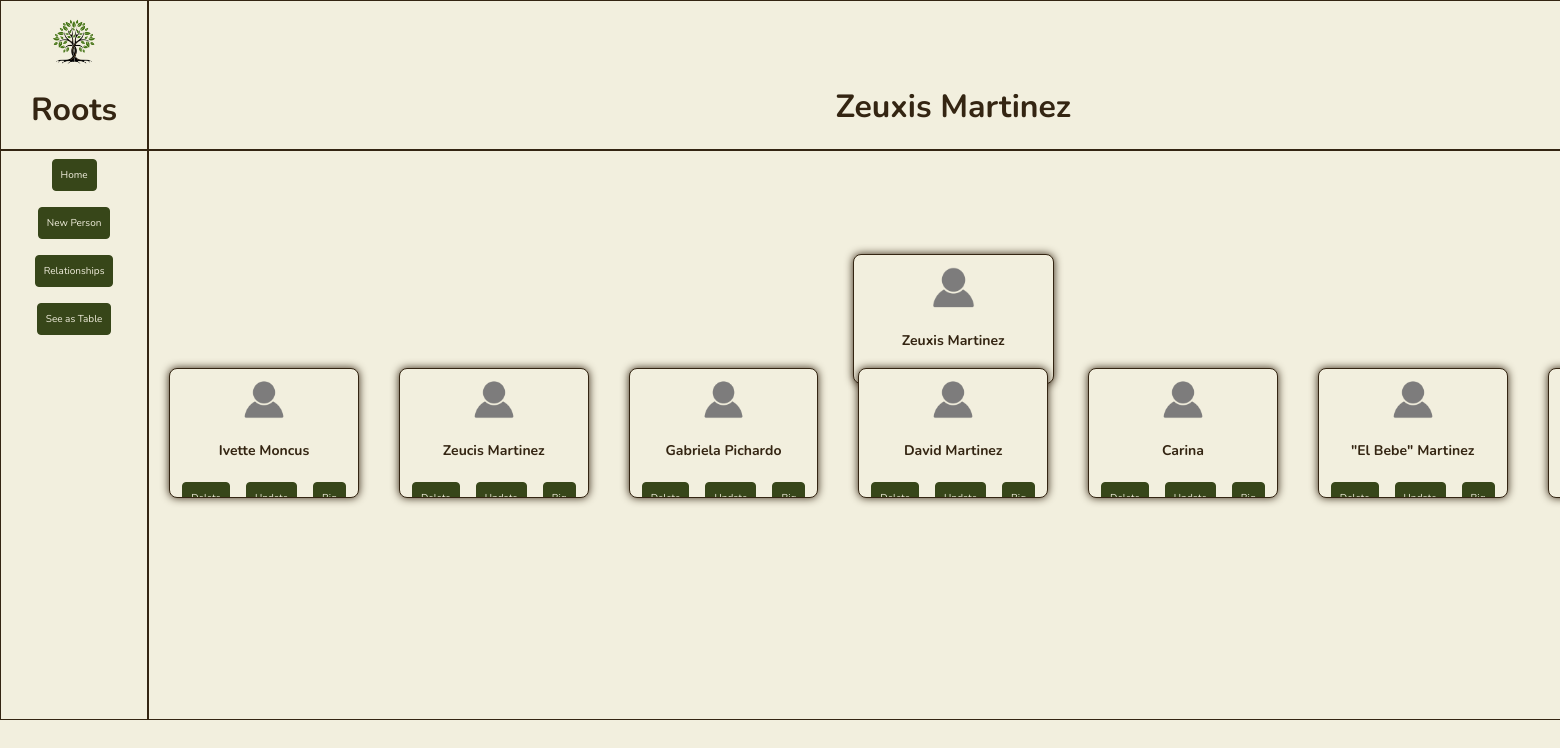
Screenshot of /focus/6 with the database file from the repository.
### app.py (models this page shows, shortened)
class Person(db.Model):
    id = db.Column(db.Integer, primary_key=True)
    first_name = db.Column(db.String(200), nullable=False)
    last_name = db.Column(db.String(200), nullable=False)
    middle_name = db.Column(db.String(200), nullable=False, default='')
    nick_name = db.Column(db.String(200), nullable=False, default='')
    date_created = db.Column(db.DateTime, default=datetime.utcnow)
    parents = db.relationship('Person',
                              secondary = person_parent_association,
                              primaryjoin = id == person_parent_association.c.person_id,
                              secondaryjoin = id == person_parent_association.c.parent_id,
                              backref = db.backref('children', lazy='select'))
    siblings = db.relationship('Person',
                              secondary = sibling_association,
                              primaryjoin = id == sibling_association.c.left_id,
                              secondaryjoin = id == sibling_association.c.right_id,
                              back_populates = 'siblings',
                              lazy='select')

### app.py (the view)
@app.route('/focus/<int:id>', methods=['GET'])
def focus(id):
    person = Person.query.get_or_404(id)
    parents = person.parents
    siblings = person.siblings
    children = person.children
    all_siblings = siblings + [person]
    parents_table = Person.query.filter(Person.id.in_([parent.id for parent in parents])).distinct().all()
    siblings_table = Person.query.filter(Person.id.in_([sibling.id for sibling in all_siblings])).distinct().all()
    children_table = Person.query.filter(Person.id.in_([child.id for child in children])).distinct().all()
    return render_template('focus.html', person=person, parents=parents_table, siblings=siblings_table, children=children_table)

### templates/focus.html (shortened to what this page needs)
{% extends 'base.html' %}
{% block body %}
<div class='content default-grid' id="content-index">
    <div class="grid-item grid-item-1">
        <div class="logo" id="logo-index">
            <div class="content-container-column">
                    <img src="{{ url_for('static', filename='logos/green-tree-logo.png') }}" alt="Green Tree Logo">
                    <h1>Roots</h1>
            </div>
        </div>
    </div>
    <div class="grid-item grid-item-2">
        <div class="current-family-name" id="current-family-name-index">
            <div class="content-container-row">
                {% if person.nick_name == "" %}
                <h1>{{person.first_name}} {{person.last_name}}</h1>
                {% else %}
                <h1>{{person.nick_name}} {{person.last_name}}</h1>
                {% endif %}
            </div>
        </div>
    </div>
    <div class="grid-item grid-item-4">
        <div class="app-tasks-panel">
            <div class="content-container-column">
                <a class="btn" id='Home' href = "/">Home</a>
                <a class="btn" id='addPersonBtn'>New Person</a>
                <a class="btn" id='addPersonBtn' href="/relationships">Relationships</a>
                <a class="btn" id='table' href="/table">See as Table</a>
            </div>
        </div>
    </div>
    <div class="grid-item grid-item-5">
        <div class="focus-panel">
            <div class="content-focus">
                <div class="focus-layer" id="parent-layer">
                </div>
                <div class="focus-layer" id="sibling-layer">
                    {% for person in siblings %}
                    <div class="card-container">
                        <div class="card">
                            <a class="card-link" href="/focus/{{person.id}}">
                                <div class="card-content">
                                    <img src="{{ url_for('static', filename='logos/empty-prof-pic.png') }}" alt="Profile Picture">
                                    {% if person.nick_name == "" %}
                                    <h3>{{person.first_name}} {{person.last_name}}</h3>
                                    {% else %}
                                    <h3>{{person.nick_name}} {{person.last_name}}</h3>
                                    {% endif %}
                                    <div class="btn-container">
                                        <a href="/delete/{{person.id}}" class="btn">Delete</a>
                                        <a href="/update_tree/{{person.id}}" class="btn">Update</a>
                                        <a href="/big_card/{{person.id}}" class="btn">Big</a>
                                    </div>
                                </div>
                            </a>
                        </div>
                    </div>
                    {% endfor %}
                </div>
                <div class="focus-layer" id="children-layer">
                    {% for person in children %}
                    <div class="card-container">
                        <div class="card">
                            <a class="card-link" href="/focus/{{person.id}}">
                                <div class="card-content">
                                    <img src="{{ url_for('static', filename='logos/empty-prof-pic.png') }}" alt="Profile Picture">
                                    {% if person.nick_name == "" %}
                                    <h3>{{person.first_name}} {{person.last_name}}</h3>
                                    {% else %}
                                    <h3>{{person.nick_name}} {{person.last_name}}</h3>
                                    {% endif %}
                                    <div class="btn-container">
                                        <a href="/delete/{{person.id}}" class="btn">Delete</a>
                                        <a href="/update_tree/{{person.id}}" class="btn">Update</a>
                                        <a href="/big_card/{{person.id}}" class="btn">Big</a>
                                    </div>
                                </div>
                            </a>
                        </div>
                    </div>
                    {% endfor %}
                </div>
            </div>
        </div>
    </div>
</div>
{% endblock %}

### static/css/main.css (style rules this page uses)
:root { --main-black: #0a0a0a; --main-white: #fff; --main-bg-color: #f2efde; --main-bg-border-color: #342512; --main-text-color: #342512; --main-secondary-text-color: #9d864d; --main-hover-text-color: #f2efde; --main-item-color: #374619; --main-item-border-color: #374619; --main-item-color-hover: #7e883d; --main-dark-brown: #342512; --main-light-brown: #9d864d; --main-cream: #f2efde; --main-light-green: #7e883d; --main-dark-green: #374619; }
body { margin: 0px; padding: 0px; box-sizing: border-box; font-family: Nunito, sans-serif; background-color: var(--main-cream); color: var(--main-dark-brown); }
.content-container-column { display: flex; justify-content: center; align-items: center; flex-direction: column; }
.content-container-row { display: flex; justify-content: center; align-items: center; flex-direction: row; }
a { cursor: pointer; }

### static/css/grid.css (style rules this page uses)
.default-grid { display: grid; grid-template-columns: 10% auto 10%; grid-template-rows: 150px auto; gap: 0px; height: 90vh; width: 95vw; }
.grid-item { border: solid 1px var(--main-dark-brown); }
.grid-item-1 { grid-area: 1 / 1 / span 1 / span 1; display: flex; justify-content: center; align-items: center; }
.grid-item-1 img { width: 33%; height: height; padding-top: 20px; }
.grid-item-2 { grid-area: 1 / 2 / span 1 / span 1; display: flex; align-items: end; justify-content: center; }
.grid-item-4 { grid-area: 2 / 1 / span 1 / span 1; }
.grid-item-5 { grid-area: 2 / 2 / span 1 / span 1; display: flex; justify-content: center; align-items: start; flex-direction: row; flex-wrap: wrap; }

### static/css/buttons.css (style rules this page uses)
.btn-container { display: flex; flex-direction: row; align-items: center; justify-content: center; height: 10%; }
.btn { font-size: 10px; padding: 8px; background-color: var(--main-dark-green); text-decoration: none; border: solid 1px var(--main-dark-green); border-radius: 4px; margin: 8px; color: var(--main-cream); }

### static/css/cards-main.css (style rules this page uses)
.card-container { width: 15%; max-width: 300px; min-width: 200px; display: inline-flex; justify-content: center; flex-wrap: wrap; margin: 0px; }
.card { width: 100%; background-color: var(--main-cream); border-radius: 8px; border: solid 1px var(--main-dark-brown); overflow: hidden; margin: 20px; box-shadow: 0px 0px 8px var(--main-dark-brown); }
.card-link { display: flex; align-items: center; justify-content: center; flex-direction: column; text-decoration: none; }
.card-content { padding: 4px; max-height: 120px; display: flex; flex-direction: column; align-items: center; text-decoration: none; }
.card-content img { width: 30%; height: auto; background-color: var(--main-cream); }
.card-content h3 { font-size: 14px; color: var(--main-dark-brown); }

### static/css/focus.css (style rules this page uses)
.content-focus { display: grid; grid-template-columns: 100%; grid-template-rows: 33% 33% 34%; gap: 0px; }
.focus-layer { display: inline-flex; flex-direction: row; justify-content: center; align-items: center; }

### rows the page displays
Person: first_name "Zeuxis", last_name "Martinez"
Person: first_name "Ivette", last_name "Moncus"
Person: first_name "Zeucis", last_name "Martinez"
Person: first_name "Gabriela", last_name "Pichardo"
Person: first_name "David", last_name "Martinez"
Person: first_name "Carina"
Person: nick_name "\"El Bebe\"", last_name "Martinez"
